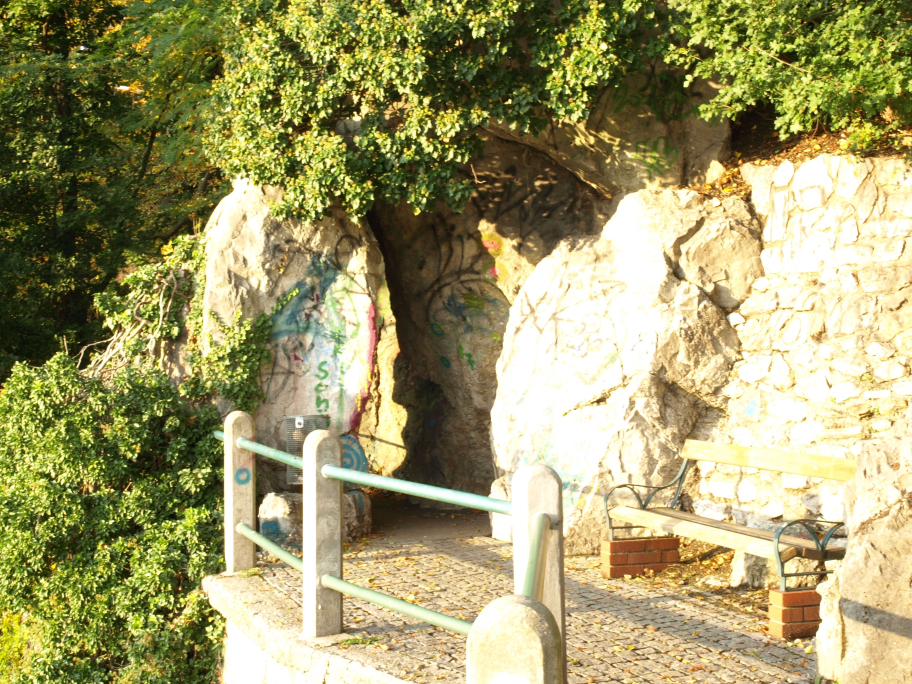
#> input picture 数字图像和视频处理/第二次作业/assets/Image A.jpg, 3648 x 2736 px (shown at 1/4 size)
$ python hw2.py
#> lines starting #> are read from the running program, lines starting #| are printed output that depends on the picture; long printed decimals are rounded
from pathlib import Path
import random

import cv2
import matplotlib.pyplot as plt
import numpy as np

ASSET_DIR = Path(__file__).resolve().parent / "assets"
OUT_DIR   = Path(__file__).resolve().parent / "outputs"
OUT_DIR.mkdir(exist_ok=True)
RANDOM_SEED = 2026

def cv_imread(path, flags=cv2.IMREAD_COLOR):
    data = np.fromfile(str(path), dtype=np.uint8)
    return cv2.imdecode(data, flags) if data.size else None

def cv_imwrite(path, image):
    ok, enc = cv2.imencode(Path(path).suffix or ".png", image)
    if ok:
        enc.tofile(str(path))

def get_seven_points(gray_src, gray_dst, seed=RANDOM_SEED):
    orb = cv2.ORB_create(nfeatures=3000)
    kp1, des1 = orb.detectAndCompute(gray_src, None)
    kp2, des2 = orb.detectAndCompute(gray_dst, None)

    matches = sorted(
        cv2.BFMatcher(cv2.NORM_HAMMING, crossCheck=True).match(des1, des2),
        key=lambda m: m.distance,
    )
    pts1 = np.float32([kp1[m.queryIdx].pt for m in matches])
    pts2 = np.float32([kp2[m.trainIdx].pt for m in matches])
    _, mask = cv2.findHomography(pts1, pts2, cv2.RANSAC, 5.0)
    inliers = [m for m, k in zip(matches, mask.ravel()) if k]

    rng = random.Random(seed)
    sel = sorted(rng.sample(range(len(inliers)), 7))
    src = np.float64([kp1[inliers[i].queryIdx].pt for i in sel])
    dst = np.float64([kp2[inliers[i].trainIdx].pt for i in sel])
    return src, dst

def compute_H(src, dst):
    def normalize(pts):
        c = pts.mean(0)
        s = np.sqrt(2) / np.mean(np.linalg.norm(pts - c, axis=1))
        T = np.array([[s, 0, -s*c[0]], [0, s, -s*c[1]], [0, 0, 1]])
        return (T @ np.hstack([pts, np.ones((len(pts), 1))]).T).T[:, :2], T

    sn, Ts = normalize(src)
    dn, Td = normalize(dst)
    A = []
    for (x, y), (u, v) in zip(sn, dn):
        A += [[-x, -y, -1, 0, 0, 0, u*x, u*y, u],
              [ 0,  0,  0,-x,-y,-1, v*x, v*y, v]]
    _, _, Vt = np.linalg.svd(np.array(A))
    H = np.linalg.inv(Td) @ Vt[-1].reshape(3, 3) @ Ts
    return H / H[2, 2]

def mark_points(image, points, out_path):
    canvas = image.copy()
    for i, (x, y) in enumerate(points, 1):
        c = (int(round(x)), int(round(y)))
        cv2.circle(canvas, c, 18, (0, 0, 255), 4)
        cv2.putText(canvas, str(i), (c[0]+18, c[1]-18),
                    cv2.FONT_HERSHEY_SIMPLEX, 1.0, (0, 0, 255), 3, cv2.LINE_AA)
    cv_imwrite(out_path, canvas)

def main():
    lbase = cv_imread(ASSET_DIR / "Image A.jpg")
#> in cv_imread, returned value is the input picture: shape (2736, 3648, 3); mean B, G, R 106.1, 154.7, 159.8
    lin   = cv_imread(ASSET_DIR / "Image B.jpg")
#> call 2 of cv_imread, with flags = 1
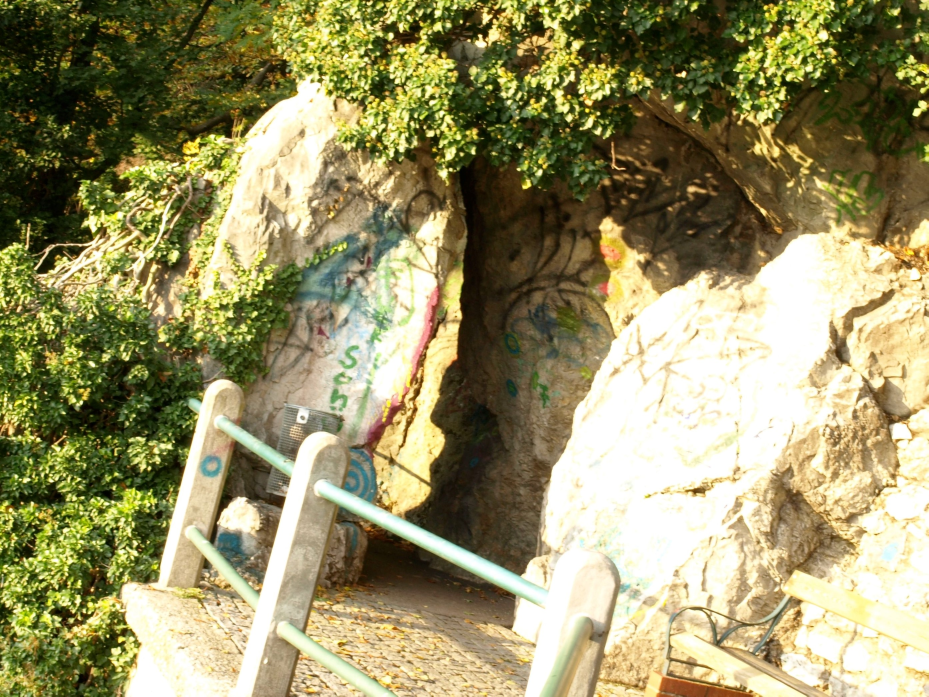
#> input picture 数字图像和视频处理/第二次作业/assets/Image B.jpg, 2785 x 2089 px (shown at 1/3 size)
#> in cv_imread, returned value is the input picture: shape (2089, 2785, 3); mean B, G, R 102.6, 146, 151.7
    moving_pts, fixed_pts = get_seven_points(
        cv2.cvtColor(lin,   cv2.COLOR_BGR2GRAY),
        cv2.cvtColor(lbase, cv2.COLOR_BGR2GRAY),
    )
#> in get_seven_points, `kp1, des1 = orb.detectAndCompute(gray_src, None)`: kp1 = 3000 keypoints; strongest (x, y, size): (2050, 219, 111.1), (2050, 214, 77.1), (2051, 214, 64.3), (1439, 105, 92.6)
#> in get_seven_points, `kp1, des1 = orb.detectAndCompute(gray_src, None)`:
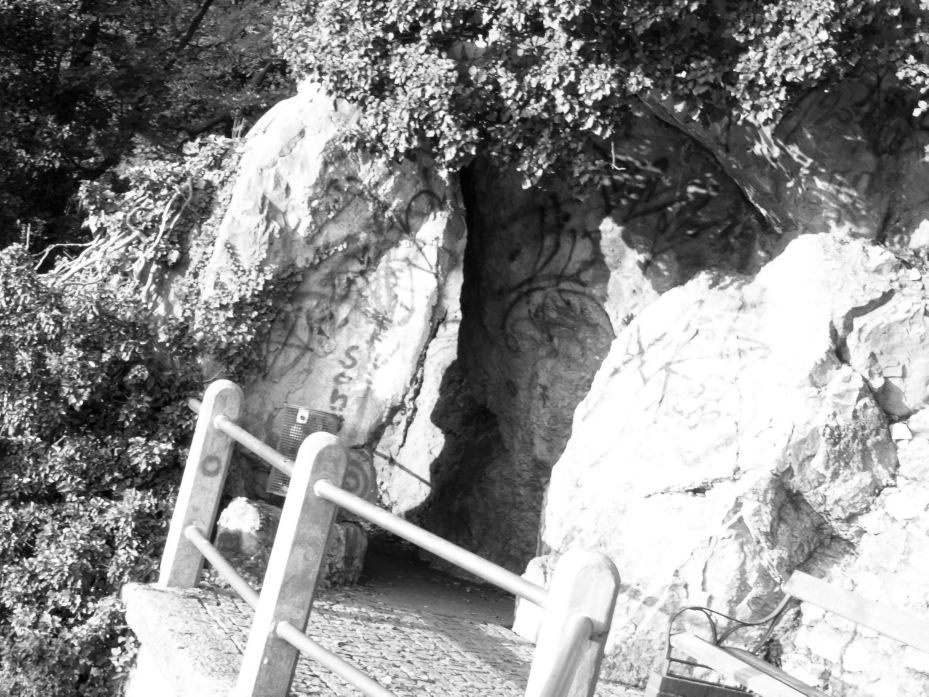
#> gray_src: shape (2089, 2785) (shown at 1/3 size); min 0, max 255, mean 142.8
#> in get_seven_points, `kp2, des2 = orb.detectAndCompute(gray_dst, None)`: kp2 = 3000 keypoints; strongest (x, y, size): (296, 324, 31), (2038, 398, 77.1), (2039, 401, 111.1), (2039, 400, 92.6)
#> in get_seven_points, `kp2, des2 = orb.detectAndCompute(gray_dst, None)`:
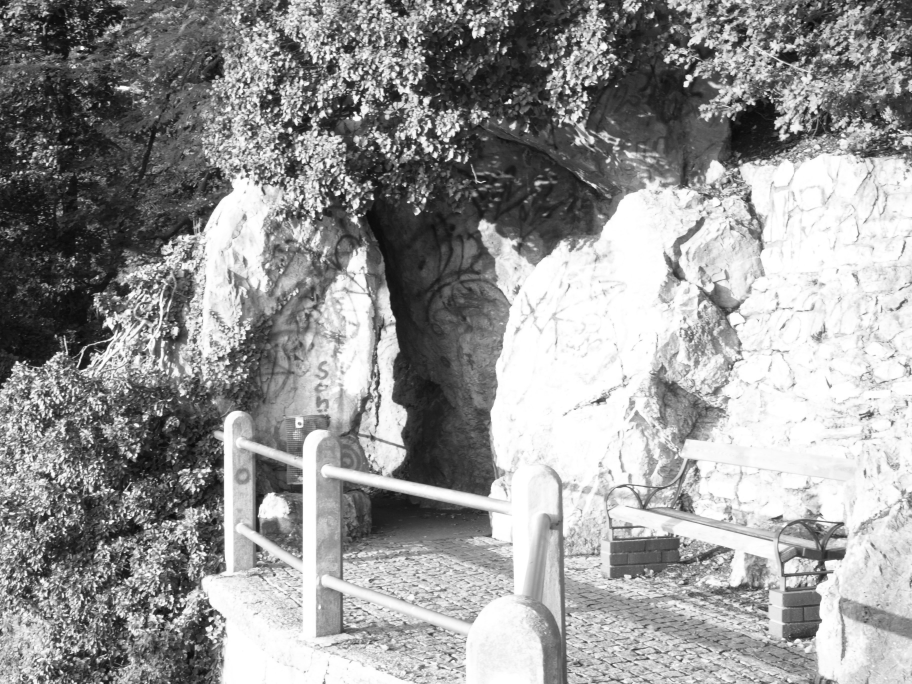
#> gray_dst: shape (2736, 3648) (shown at 1/4 size); min 4, max 255, mean 150.7
#> in get_seven_points, `matches = sorted( cv2.BFMatcher(cv2.NORM_HAMMING, crossCheck=True).mat..`: matches = 1609 matches
#> in get_seven_points, `pts1 = np.float32([kp1[m.queryIdx].pt for m in matches])`: pts1 = 1609 pairs, first value 32 to 2737.2, second value 34 to 2037
#> in get_seven_points, `pts2 = np.float32([kp2[m.trainIdx].pt for m in matches])`: pts2 = 1609 pairs, first value 43 to 3565, second value 31 to 2683.2
#> in get_seven_points, `_, mask = cv2.findHomography(pts1, pts2, cv2.RANSAC, 5.0)`: mask = 1609 values, max 1 at index 0, min 0 at index 995, mean 0.884
#> in get_seven_points, `inliers = [m for m, k in zip(matches, mask.ravel()) if k]`: inliers = 1423 matches
#> in get_seven_points, `sel = sorted(rng.sample(range(len(inliers)), 7))`: sel = [210, 243, 457, 654, 1029, 1048, 1325]
#> in get_seven_points, `src = np.float64([kp1[inliers[i].queryIdx].pt for i in sel])`: src = [[1708.6, 242.6], [1874.4, 506.4], [326.6, 597.9], [156, 1338], [292, 1705.5], [491, 1500], [92.4, 301.2]]
#> in get_seven_points, `dst = np.float64([kp2[inliers[i].trainIdx].pt for i in sel])`: dst = [[1712.8, 512.2], [1941.6, 724.8], [470, 1209.6], [493.2, 1968], [718.8, 2289.6], [858, 2040], [166.8, 984]]
#> moving_pts has the same summary as src in get_seven_points; fixed_pts has the same summary as dst in get_seven_points

    H = compute_H(moving_pts, fixed_pts)
#> in normalize, `c = pts.mean(0)`: c = [705.9, 884.5]
#> in normalize, `s = np.sqrt(2) / np.mean(np.linalg.norm(pts - c, axis=1))`: s = 0.00164
#> in normalize, `T = np.array([[s, 0, -s*c[0]], [0, s, -s*c[1]], [0, 0, 1]])`: T = [[0.00164, 0, -1.16], [0, 0.00164, -1.45], [0, 0, 1]]
#> in compute_H, `sn, Ts = normalize(src)`: sn = [[1.65, -1.05], [1.92, -0.621], [-0.623, -0.471], [-0.903, 0.745], [-0.68, 1.35], [-0.353, 1.01], [-1.01, -0.958]]; Ts has the same summary as T in normalize
#> in compute_H, `dn, Td = normalize(dst)`: dn = [[1.32, -1.44], [1.7, -1.09], [-0.721, -0.296], [-0.683, 0.951], [-0.312, 1.48], [-0.0834, 1.07], [-1.22, -0.667]]; Td = [[0.00164, 0, -1.49], [0, 0.00164, -2.28], [0, 0, 1]]
#> the loop in compute_H, `for (x, y), (u, v) in zip(sn, dn):` made 7 passes
#> (x, y, u, v) on passes 1 to 7: (1.65, -1.05, 1.32, -1.44), (1.92, -0.621, 1.7, -1.09), (-0.623, -0.471, -0.721, -0.296), (-0.903, 0.745, -0.683, 0.951), (-0.68, 1.35, -0.312, 1.48), (-0.353, 1.01, -0.0834, 1.07), (-1.01, -0.958, -1.22, -0.667)
#> after the loop in compute_H, `for (x, y), (u, v) in zip(sn, dn):`: A = 14 items
#> in compute_H, `H = np.linalg.inv(Td) @ Vt[-1].reshape(3, 3) @ Ts`: H = [[-0.557, -0.147, -1.09], [0.149, -0.557, -415], [8.49e-07, 8.64e-07, -0.579]]
#> H = [[0.962, 0.254, 1.89], [-0.257, 0.962, 717.1], [-1.47e-06, -1.49e-06, 1]]

    mark_points(lin,   moving_pts, OUT_DIR / "marked_points_imageB.png")
#> the loop in mark_points, `for i, (x, y) in enumerate(points, 1):` made 7 passes
#> (x, y, c) on passes 1, 2, 3, 5, 7: (1708.6, 242.6, (1709, 243)), (1874.4, 506.4, (1874, 506)), (326.6, 597.9, (327, 598)), (292, 1705.5, (292, 1706)), (92.4, 301.2, (92, 301))
    mark_points(lbase, fixed_pts,  OUT_DIR / "marked_points_imageA.png")
#> the loop in mark_points (call 2), `for i, (x, y) in enumerate(points, 1):` made 7 passes
#> (x, y, c) on passes 1, 2, 3, 4, 5, 7: (1712.8, 512.2, (1713, 512)), (1941.6, 724.8, (1942, 725)), (470, 1209.6, (470, 1210)), (493.2, 1968, (493, 1968)), (718.8, 2289.6, (719, 2290)), (166.8, 984, (167, 984))
    hb, wb = lin.shape[:2]
#> hb = 2089; wb = 2785
    corners = np.float32([[0,0],[wb,0],[wb,hb],[0,hb]]).reshape(-1,1,2)
    warped_corners = cv2.perspectiveTransform(corners, H).reshape(-1, 2)
#> warped_corners = [[1.89, 717.1], [2693.4, 0.691], [3236.8, 2024.8], [534.7, 2735.2]]
    x_min, y_min = warped_corners.min(axis=0).astype(int)
#> x_min = 1; y_min = 0
    x_max, y_max = warped_corners.max(axis=0).astype(int)
#> x_max = 3236; y_max = 2735

    T_shift = np.array([[1, 0, -x_min],
                        [0, 1, -y_min],
                        [0, 0,      1]], dtype=np.float64)
#> T_shift = [[1, 0, -1], [0, 1, 0], [0, 0, 1]]
    H_shifted = T_shift @ H
#> H_shifted = [[0.962, 0.254, 0.886], [-0.257, 0.962, 717.1], [-1.47e-06, -1.49e-06, 1]]
    out_w, out_h = x_max - x_min, y_max - y_min
#> out_w = 3235; out_h = 2735

    lout = cv2.warpPerspective(lin, H_shifted, (out_w, out_h))
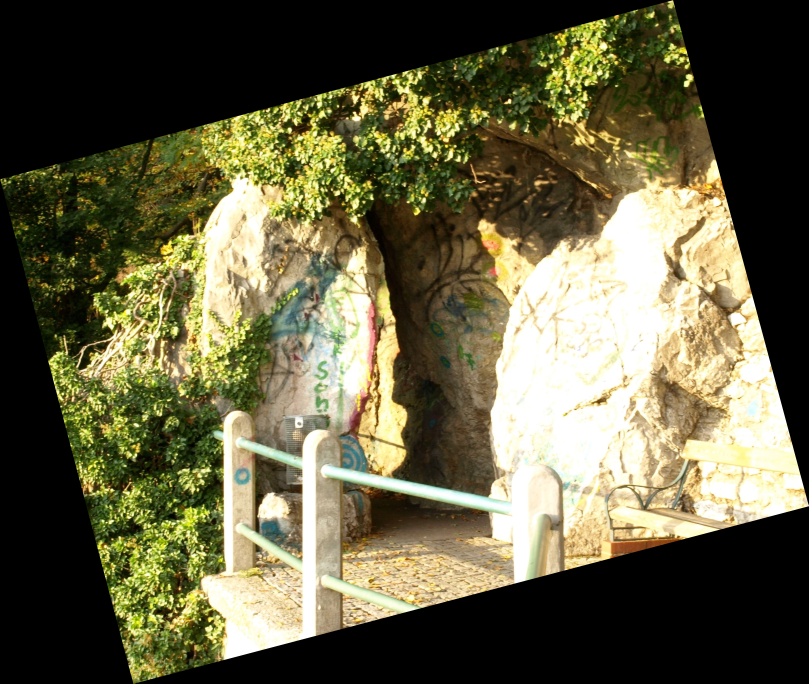
#> lout: shape (2735, 3235, 3) (shown at 1/4 size); mean B, G, R 67.8, 96.4, 100.2
    cv_imwrite(OUT_DIR / "warped_b_to_a.png", lout)
    fig, axes = plt.subplots(1, 2, figsize=(12, 5))
    axes[0].imshow(cv2.cvtColor(lout,  cv2.COLOR_BGR2RGB)); axes[0].axis("off")
    axes[1].imshow(cv2.cvtColor(lbase, cv2.COLOR_BGR2RGB)); axes[1].axis("off")
    fig.tight_layout()
    fig.savefig(OUT_DIR / "registration_panel.png", dpi=150)
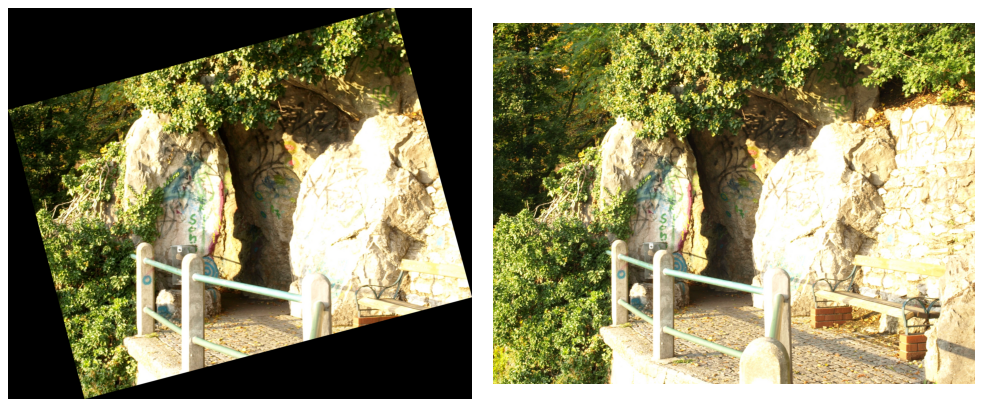
#> figure drawn by matplotlib, 2 panels
    plt.close(fig)

    print("H =")
    for row in H:
        print("  " + "  ".join(f"{v:.8f}" for v in row))
#> this loop made 3 passes
#|   0.9625  0.2542  1.886
#|   -0.2572  0.962  717.069
#|   -1.47e-06  -1.49e-06  1.000

if __name__ == "__main__":
    main()
